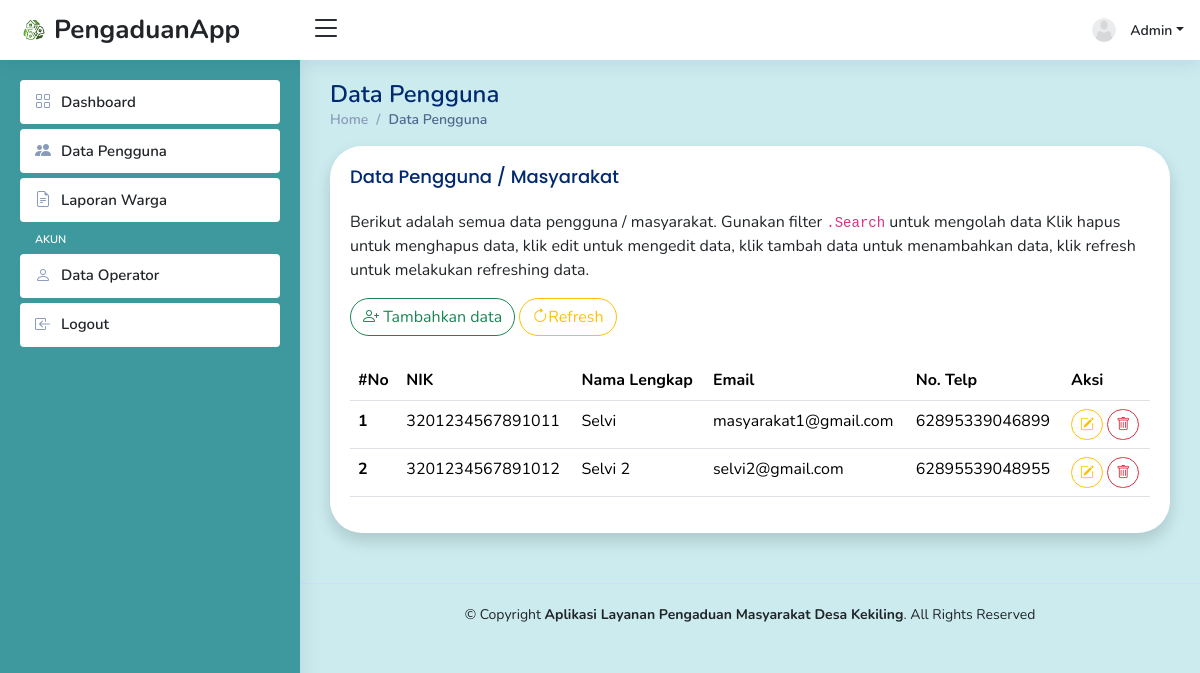
The app's page /backend/view/data-pengguna.php (signed in) with its own data.
### tables this page shows
CREATE TABLE `tb_masyarakat` (
  `nik_masyarakat` varchar(20) NOT NULL,
  `password_masyarakat` varchar(150) NOT NULL,
  `namalengkap_masyarakat` varchar(60) NOT NULL,
  `email_masyarakat` varchar(50) NOT NULL,
  `notelp_masyarakat` varchar(20) NOT NULL
);

### backend/controller/Function.php (called while the page is built, shortened)
<?php
    function getDataMasyarakat(){
        include "Database.php";
        $result = mysqli_query($conn, "SELECT * FROM tb_masyarakat");
        $array = [];
        while ($box = mysqli_fetch_array($result)) {
            $array[] = $box;
        }
        return $array;
    }
?>

### backend/view/data-pengguna.php (the view, shortened to what this page needs)
<?php
include "../controller/Function.php";
?>
<!DOCTYPE html>
<html lang="en">
<head>
  <link href="../../assets/vendor/bootstrap/css/bootstrap.min.css" rel="stylesheet">
  <link href="../../assets/vendor/bootstrap-icons/bootstrap-icons.css" rel="stylesheet">
  <link href="../../assets/vendor/boxicons/css/boxicons.min.css" rel="stylesheet">
  <link href="../../assets/vendor/quill/quill.snow.css" rel="stylesheet">
  <link href="../../assets/vendor/quill/quill.bubble.css" rel="stylesheet">
  <link href="../../assets/vendor/remixicon/remixicon.css" rel="stylesheet">
  <link href="../../assets/vendor/simple-datatables/style.css" rel="stylesheet">
  <link href="../../assets/css/style.css" rel="stylesheet">
</head>
<body>
  <?php include "header.php";?>
  <?php include "nav.php";?>
  <main id="main" class="main">
    <div class="pagetitle">
      <h1>Data Pengguna</h1>
      <nav>
        <ol class="breadcrumb">
          <li class="breadcrumb-item"><a href="index.php">Home</a></li>
          <li class="breadcrumb-item active">Data Pengguna</li>
        </ol>
      </nav>
    </div>
    <section class="section dashboard">
      <div class="row">
        <div class="col-lg-12">
                <div class="card rounded-5 shadow">
                <div class="card-body">
                    <h5 class="card-title">Data Pengguna / Masyarakat</h5>
                    <p>Berikut adalah semua data pengguna / masyarakat. Gunakan filter <code>.Search</code> untuk mengolah data  Klik hapus untuk menghapus data, klik edit untuk mengedit data, klik tambah data untuk menambahkan data, klik refresh untuk melakukan refreshing data.</p>
                    <a href="#" data-bs-toggle="modal" data-bs-target="#tambahMasyarakat" class="btn btn-outline-success rounded-5"><i class="bi bi-person-plus"></i> Tambahkan data</a>
                    <a href="#" onclick="location.reload();" class="btn btn-outline-warning rounded-5"><i class="bi bi-arrow-clockwise"></i>Refresh</a>
                    <br><br>
                    <div class="table-responsive">
                    <table class="table datatable">
                    <thead>
                        <tr>
                        <th scope="col">#No</th>
                        <th scope="col">NIK</th>
                        <th scope="col">Nama Lengkap</th>
                        <th scope="col">Email</th>
                        <th scope="col">No. Telp</th>
                        <th scope="col">Aksi</th>
                        </tr>
                    </thead>
                    <tbody>
                        <?php $data_pg = getDataMasyarakat(); $num=0;
                        foreach($data_pg as $fetch_masyarakat){
                        $num++;
                        ?>
                        <tr>
                        <th scope="row"><?= $num; ?></th>
                        <td><?= $fetch_masyarakat['nik_masyarakat'];?></td>
                        <td><?= $fetch_masyarakat['namalengkap_masyarakat'];?></td>
                        <td><?= $fetch_masyarakat['email_masyarakat'];?></td>
                        <td><?= $fetch_masyarakat['notelp_masyarakat'];?></td>
                        <td>
                            <a href="#" class="btn btn-sm btn-outline-warning rounded-5" data-bs-toggle="modal" data-bs-target="#edit-masyarakat"
                            data-bs-nik="<?= $fetch_masyarakat['nik_masyarakat'];?>"
                            data-bs-namalengkap="<?= $fetch_masyarakat['namalengkap_masyarakat'];?>"
                            data-bs-email="<?= $fetch_masyarakat['email_masyarakat'];?>"
                            data-bs-notelp="<?= $fetch_masyarakat['notelp_masyarakat'];?>"
                            ><i class="bi bi-pencil-square"></i></a>
                            <a href="../controller/Controller.php?u=delete-masyarakat&nik=<?= $fetch_masyarakat['nik_masyarakat']; ?>" onclick="return confirm('Apakah kamu yakin akan menghapus data ini?');" class="btn btn-sm btn-outline-danger rounded-5"><i class="bi bi-trash"></i></a>
                        </td>
                        </tr>
                        <?php } ?>
                    </tbody>
                    </table>
                    </div>
                </div>
                </div>
        </div>
      </div>
    </section>
  </main>
  <footer id="footer" class="footer">
    <div class="copyright text-dark">
      &copy; Copyright <strong><span>Aplikasi Layanan Pengaduan Masyarakat Desa Kekiling</span></strong>. All Rights Reserved
    </div>
  </footer>
</body>
</html>

### assets/css/style.css (style rules this page uses)
:root { scroll-behavior: smooth; }
body { font-family: 'Nunito', sans-serif!important; background: rgb(203,235,238)!important; color: #444444; }
a { color: #4154f1; text-decoration: none; }
h1, h2, h3, h4, h5, h6 { font-family: "Nunito", sans-serif; }
#main { margin-top: 60px; padding: 20px 30px; transition: all 0.3s; }
.pagetitle { margin-bottom: 10px; }
.pagetitle h1 { font-size: 24px; margin-bottom: 0; font-weight: 600; color: #012970; }
.card { margin-bottom: 30px; border: none; border-radius: 5px; box-shadow: 0px 0 30px rgba(1, 41, 112, 0.1); }
.card-title { padding: 20px 0 15px 0; font-size: 18px; font-weight: 500; color: #012970; font-family: "Poppins", sans-serif; }
.card-body { padding: 0 20px 20px 20px; }
.breadcrumb { font-size: 14px; font-family: "Nunito", sans-serif; color: #899bbd; font-weight: 600; }
.breadcrumb a { color: #899bbd; transition: 0.3s; }
.breadcrumb .breadcrumb-item::before { color: #899bbd; }
.breadcrumb .active { color: #51678f; font-weight: 600; }
@media (min-width: 1200px) { #main, #footer { margin-left: 300px; } }
.footer { padding: 20px 0; font-size: 14px; transition: all 0.3s; border-top: 1px solid #cddfff; }
.footer .copyright { text-align: center; color: #012970; }

### records on screen
tb_masyarakat: nik_masyarakat "3201234567891011", namalengkap_masyarakat "Selvi", email_masyarakat "masyarakat1@gmail.com", notelp_masyarakat "62895339046899"
tb_masyarakat: nik_masyarakat "3201234567891012", namalengkap_masyarakat "Selvi 2", email_masyarakat "selvi2@gmail.com", notelp_masyarakat "62895539048955"

### other values on screen
$_SESSION['nama_operator'] "Admin"
